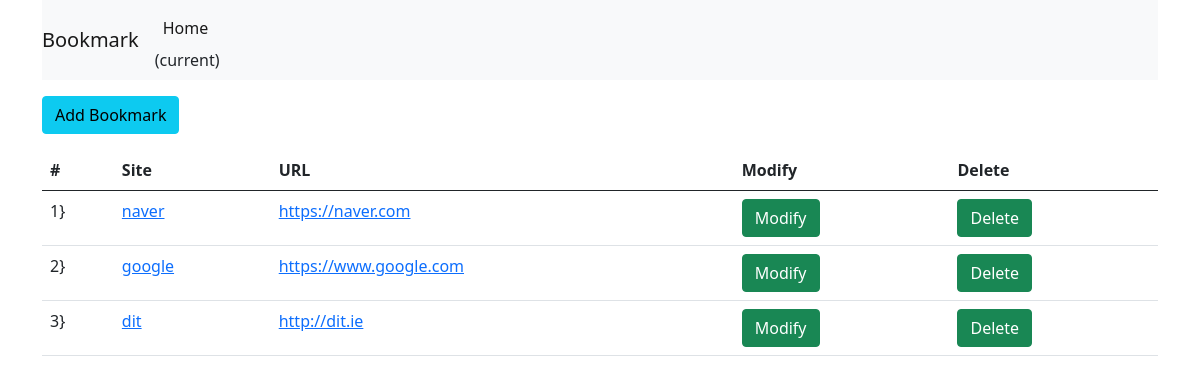
Page /myapp/ on the earlier database version.
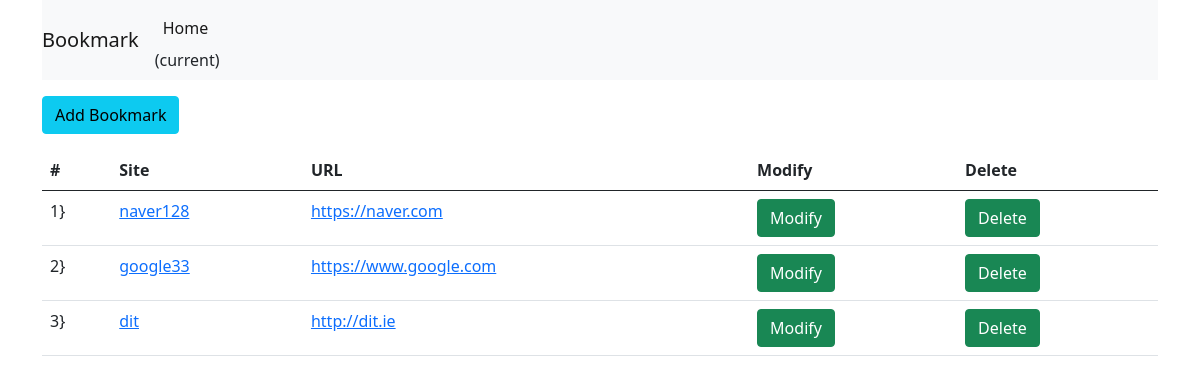
Same page on the later database version.
### myapp/models.py (models this page shows, shortened)
class Bookmark(models.Model):
    site_name = models.CharField(max_length=100)
    url = models.URLField('Site URL')

### myapp/views.py (the view)
# urls.py: path("", BookmarkListView.as_view(), name='list'),
class BookmarkListView(ListView) :
    model = Bookmark

### myapp/templates/myapp/bookmark_list.html (shortened to what this page needs)
{% extends 'base.html' %}
{% block content %}
    <div class="btn-group">
        <a href="{% url 'add'%}" class="btn btn-info"> Add Bookmark</a>
    </div>
    <table class="table">
        <theadc>
            <tr>
                <th scope="col">#</th>
                <th scope="col">Site</th>
                <th scope="col">URL</th>
                <th scope="col">Modify</th>
                <th scope="col">Delete</th>
            </tr>
        <tbody>
            {% for bookmark in object_list %}
                <tr>
                    <td>{{forloop.counter}}}</td>
                    <td><a href="{% url 'detail' pk=bookmark.id %}">{{bookmark.site_name}}</a></td>
                    <td><a href="{{bookmark.url}}" target="_blank">{{bookmark.url}}</a></td>
                    <td><a href="{% url 'edit' pk=bookmark.id %}" class="btn btn-success">Modify</a></td>
                    <td><a href="{% url 'delete' pk=bookmark.id %}" class="btn btn-success">Delete</a></td>
                </tr>
            {% endfor %}
        </tbody>
    </table>
{% endblock %}

Differences in the rows shown:
changed Bookmark "https://naver.com": site_name "naver" → "naver128"
changed Bookmark "https://www.google.com": site_name "google" → "google33"
